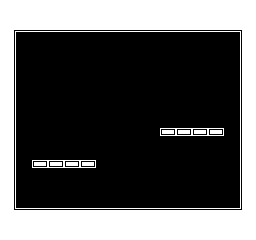

This game map was drawn from its Tiled (.tmx) file and the tilesets committed beside it. A one-line description and the trimmed map source follow:
An orthogonal 16x15 tile map with 16x16 px tiles, 1 tile layer (tilemap) and 9 objects (4x collision, 3x event, 2x foothold).

<map version="1.0" orientation="orthogonal" renderorder="right-down" width="16" height="15" tilewidth="16" tileheight="16" nextobjectid="56">
 <tileset firstgid="1" name="tileset" tilewidth="16" tileheight="16" tilecount="128" columns="8">
  <image source="tileset01.png" trans="9a9a9a" width="128" height="256" />
 </tileset>
 <layer name="tilemap" width="16" height="15">
  <data>[240 cells, 94 non-empty, 10 distinct tile ids]</data>
 </layer>
 <objectgroup color="#ffffff" name="collision">
  <object id="4" type="collision" x="0" y="32" width="16" height="176" />
  <object id="5" type="collision" x="0" y="0" width="256" height="32" />
  <object id="6" type="collision" x="240" y="32" width="16" height="176" />
  <object id="7" type="collision" x="0" y="208" width="256" height="32" />
  <object id="15" type="foothold" x="32" y="160" width="64" height="8" />
  <object id="17" type="foothold" x="160" y="128" width="64" height="8" />
 </objectgroup>
 <objectgroup name="object">
  <object id="52" name="item" type="event" gid="100" x="144" y="208" width="16" height="16" />
  <object id="53" name="enemy" type="event" gid="99" x="48" y="160" width="16" height="16" />
  <object id="55" name="item" type="event" gid="100" x="176" y="128" width="16" height="16" />
 </objectgroup>
</map>